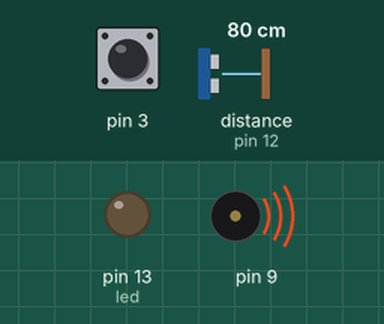
A sketch run on a simulated Arduino Uno, built with avr-gcc and run on an emulated ATmega328P. Shown: output pins drawn as LEDs (lit = HIGH), buzzer (waves = sounding). Wiring (inferred from the names in the program): ultrasonic range finder: trigger pin 11; echo pin 12. Inputs (shaded band) come from the test bench; at power-on: pin 3 HIGH, distance to the obstacle (sensor on pin 12) 80 cm. The echo pulse lasts 58.3 µs per cm; pins used as bus, display or sensor lines are not drawn.

Above: at 0.1 s.
Timing chart, 0 to 1.9 s (numbered marks = the images above):
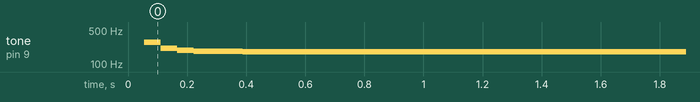

The sketch:

sounds_from_blink.ino
```cpp
/*

// #1 Buzzer in parallel with LED on pin 13

int t = 0;
int n = 0;
int x = 0;


void setup() {
  pinMode(LED_BUILTIN, OUTPUT);
  Serial.begin(9600);
}


void loop() {
  digitalWrite(LED_BUILTIN, HIGH);
  delayMicroseconds(t);
  digitalWrite(LED_BUILTIN, LOW);
  delayMicroseconds(t + n);

  if(t < x){
    t = t + n;
  }else{
    t = t - x;
    x = x + 1; Serial.println(x);
    if(x > 100){
      x = 0;
      t = 0;
      n = 0;
    }
  }
  n = 1;//n = n + 1;
}

*/


/*
// #2 PITCH WITH ENCODER ON PIN 8
// ONDA QUADRA CON "tone" CONTROLLABILE DA UN ENCODER ROTATIVO
// PIN 8 PER OUT CASSA AUDIO - PIN 3 E 4 PER IN DA ENCODER

int valore = 0;
int letturaPrecedente = HIGH;

void setup() {
  pinMode(3, INPUT_PULLUP);
  pinMode(4, INPUT_PULLUP);
  Serial.begin(9600);
}


void loop() {
  int n = digitalRead(3);
  if((letturaPrecedente == HIGH)&&(n == LOW)){
    if(digitalRead(4)){
      valore--;
    }else{
      valore++;
    }
    Serial.println(valore);
  }
  letturaPrecedente = n;

  tone(13, valore*100 + 440);
}
// Fonte: Aliverti https://www.youtube.com/watch?v=yVd80UIR6OM

*/


// #3 Tre esperimenti in uno:
//    - Buzzer in parallel with LED on pin 13 (physical 19)
//    - Pitch with encoder on pin 9 (physical 15)
//    - Very bad theremin with ultrasonic sensor on pin 7 (physical 13)

int t = 0;
int n = 0;
int x = 0;

int valore = 0;
int letturaPrecedente = HIGH;

//#define vccPin 8   // creiamo un parametro e lo colleghiamo ad un certo pin
#define trigPin 11  // creiamo un parametro e lo colleghiamo ad un certo pin
#define echoPin 12  // creiamo un parametro e lo colleghiamo ad un certo pin
//#define gndPin 11  // creiamo un parametro e lo colleghiamo ad un certo pin
int led = 13;  // creiamo una variabile intera e le diamo un certo valore
long duration = 0;  // creiamo variabile intera e le diamo un certo valore (in millisecondi)
float distance = 0; // creiamo variabile a virgola mobile e le diamo un certo valore (in cm)
// IMPOSTAZIONI INIZIALI DEI PARAMETRI PER IL FILTRO
float x_est = 0;  // stima iniziale, dipende dal fenomeno studiato
float P = 1;   // incertezza stima, dipende dal fenomeno studiato
float Q = 0.75;  // basso se il dato cambia poco,
                 // se cambia molto si aumenta fino a 1
float R = 4; // vicino a 1 se è poco rumoroso il sensore, altrimenti verso il 10


void setup() {
  pinMode(LED_BUILTIN, OUTPUT);
  Serial.begin(9600);  // inizializzamo la comunicazione seriale a 9600 bit/secondo

  pinMode(3, INPUT_PULLUP);
  pinMode(4, INPUT_PULLUP);

  //pinMode(vccPin, OUTPUT);  // alimentazione sul pin vccPin
  //digitalWrite(vccPin, HIGH);
  pinMode(trigPin, OUTPUT);  // pin per HCSR04
  pinMode(echoPin, INPUT);
  //pinMode(gndPin, OUTPUT);    // messa a Terra sul pin gndPin
  //digitalWrite(gndPin, LOW);
  pinMode(led,OUTPUT);    // un LED per rilevare superamento di soglia
  digitalWrite(led,LOW);
}


void loop() {
  digitalWrite(LED_BUILTIN, HIGH);
  delayMicroseconds(t);
  digitalWrite(LED_BUILTIN, LOW);
  delayMicroseconds(t + n);

  if(t < x){
    t = t + n;
  }else{
    t = t - x;
    x = x + 1; //Serial.println(x);
    if(x > 40){
      x = 0;
      t = 0;
      n = 0;
    }
  }
  n = 1;//n = n + 1;

 int m = digitalRead(3);
  if((letturaPrecedente == HIGH)&&(m == LOW)){
    if(digitalRead(4)){
      valore--;
    }else{
      valore++;
    }
    //Serial.println(valore);
  }
  letturaPrecedente = m;

  tone(9, 55 + 10000/kalman(distance));//tone(9, valore*100 + 440);

  digitalWrite(trigPin, LOW);   // procedura di misura del sensore a ultrasuoni
  delayMicroseconds(5);
  digitalWrite(trigPin, HIGH);
  delayMicroseconds(10);
  digitalWrite(trigPin, LOW);
  duration = pulseIn(echoPin, HIGH, 20000);   // cosa viene misurato?

  distance = duration/2.0 * 0.0343;  // cosa viene calcolato?

  if((distance<100) && (distance>2)){    // per un buon grafico sul serial plotter
    float kout = kalman(distance);
    //Serial.println(distance);  // stampiamolo
    //Serial.print(",");
    //Serial.println(kout);
    //Serial.println(",0,100");
    if(distance > 20){  // creiamo una soglia adeguata
      //digitalWrite(led,HIGH);  // accendiamo il LED
    }else{  // altrimenti
      //digitalWrite(led,LOW);  // si spegne il LED
    }
  }else{
    //Serial.println("0,0,0,200");
  }
  delay(50);
}

// FUNZIONE DI CALCOLO DEL DATO FILTRATO
float kalman(float misura){
  float x_pred = x_est;   // posizione stimata, predetta
  float P_pred = P + Q;  // dovrebbe ridursi man mano si procede coi calcoli
  float K = P_pred / (P_pred + R);  // guadagno di Kalman, il suo valore tra 0 e 1
                                    // esprime bontà del sensore vista dal filtro
  x_est = x_pred + K * (misura - x_pred);
  P = (1 - K) * P_pred;
  return(x_est);
  }
// Fonte encoder: Aliverti https://www.youtube.com/watch?v=yVd80UIR6OM
// Fonte filtro:  Aliverti https://www.youtube.com/watch?v=5R-zjgHR0OU #958
```

Measured:
- by itself, tone on pin 9: plays 279 Hz for 0.06 s, 209 Hz for 0.06 s, 191 Hz for 0.06 s, 184 Hz for 0.06 s, 182 Hz for 0.06 s, 181 Hz for 0.06 s … (7 notes in this stretch)
